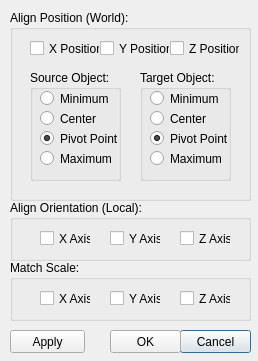
<?xml version="1.0" encoding="UTF-8"?>
<ui version="4.0">
 <class>Dialog_CryMaya_Align_Tool</class>
 <widget class="QDialog" name="Dialog_CryMaya_Align_Tool">
  <property name="windowModality">
   <enum>Qt::ApplicationModal</enum>
  </property>
  <property name="geometry">
   <rect>
    <x>0</x>
    <y>0</y>
    <width>258</width>
    <height>361</height>
   </rect>
  </property>
  <property name="windowTitle">
   <string>CryMaya Align Tool</string>
  </property>
  <widget class="QGroupBox" name="grp_alignPosition">
   <property name="geometry">
    <rect>
     <x>10</x>
     <y>10</y>
     <width>241</width>
     <height>191</height>
    </rect>
   </property>
   <property name="title">
    <string>Align Position (World):</string>
   </property>
   <widget class="QCheckBox" name="chk_pos_xPos">
    <property name="geometry">
     <rect>
      <x>20</x>
      <y>30</y>
      <width>70</width>
      <height>17</height>
     </rect>
    </property>
    <property name="text">
     <string>X Position</string>
    </property>
   </widget>
   <widget class="QCheckBox" name="chk_pos_yPos">
    <property name="geometry">
     <rect>
      <x>90</x>
      <y>30</y>
      <width>70</width>
      <height>17</height>
     </rect>
    </property>
    <property name="text">
     <string>Y Position</string>
    </property>
   </widget>
   <widget class="QCheckBox" name="chk_pos_zPos">
    <property name="geometry">
     <rect>
      <x>160</x>
      <y>30</y>
      <width>70</width>
      <height>17</height>
     </rect>
    </property>
    <property name="text">
     <string>Z Position</string>
    </property>
   </widget>
   <widget class="QGroupBox" name="grp_sourceObject">
    <property name="geometry">
     <rect>
      <x>20</x>
      <y>60</y>
      <width>91</width>
      <height>111</height>
     </rect>
    </property>
    <property name="title">
     <string>Source Object:</string>
    </property>
    <widget class="QRadioButton" name="rb_pos_src_min">
     <property name="geometry">
      <rect>
       <x>10</x>
       <y>20</y>
       <width>82</width>
       <height>17</height>
      </rect>
     </property>
     <property name="text">
      <string>Minimum</string>
     </property>
    </widget>
    <widget class="QRadioButton" name="rb_pos_src_center">
     <property name="geometry">
      <rect>
       <x>10</x>
       <y>40</y>
       <width>82</width>
       <height>17</height>
      </rect>
     </property>
     <property name="text">
      <string>Center</string>
     </property>
    </widget>
    <widget class="QRadioButton" name="rb_pos_src_pivot">
     <property name="geometry">
      <rect>
       <x>10</x>
       <y>60</y>
       <width>82</width>
       <height>17</height>
      </rect>
     </property>
     <property name="text">
      <string>Pivot Point</string>
     </property>
     <property name="checked">
      <bool>true</bool>
     </property>
    </widget>
    <widget class="QRadioButton" name="rb_pos_src_max">
     <property name="geometry">
      <rect>
       <x>10</x>
       <y>80</y>
       <width>82</width>
       <height>17</height>
      </rect>
     </property>
     <property name="text">
      <string>Maximum</string>
     </property>
    </widget>
   </widget>
   <widget class="QGroupBox" name="grp_targetObject">
    <property name="geometry">
     <rect>
      <x>130</x>
      <y>60</y>
      <width>91</width>
      <height>111</height>
     </rect>
    </property>
    <property name="title">
     <string>Target Object:</string>
    </property>
    <widget class="QRadioButton" name="rb_pos_tar_min">
     <property name="geometry">
      <rect>
       <x>10</x>
       <y>20</y>
       <width>82</width>
       <height>17</height>
      </rect>
     </property>
     <property name="text">
      <string>Minimum</string>
     </property>
    </widget>
    <widget class="QRadioButton" name="rb_pos_tar_center">
     <property name="geometry">
      <rect>
       <x>10</x>
       <y>40</y>
       <width>82</width>
       <height>17</height>
      </rect>
     </property>
     <property name="text">
      <string>Center</string>
     </property>
    </widget>
    <widget class="QRadioButton" name="rb_pos_tar_pivot">
     <property name="geometry">
      <rect>
       <x>10</x>
       <y>60</y>
       <width>82</width>
       <height>17</height>
      </rect>
     </property>
     <property name="text">
      <string>Pivot Point</string>
     </property>
     <property name="checked">
      <bool>true</bool>
     </property>
    </widget>
    <widget class="QRadioButton" name="rb_pos_tar_max">
     <property name="geometry">
      <rect>
       <x>10</x>
       <y>80</y>
       <width>82</width>
       <height>17</height>
      </rect>
     </property>
     <property name="text">
      <string>Maximum</string>
     </property>
    </widget>
   </widget>
  </widget>
  <widget class="QGroupBox" name="grp_alignOrientation">
   <property name="geometry">
    <rect>
     <x>10</x>
     <y>200</y>
     <width>241</width>
     <height>61</height>
    </rect>
   </property>
   <property name="title">
    <string>Align Orientation (Local):</string>
   </property>
   <widget class="QCheckBox" name="chk_orient_zAxis">
    <property name="geometry">
     <rect>
      <x>170</x>
      <y>30</y>
      <width>51</width>
      <height>17</height>
     </rect>
    </property>
    <property name="text">
     <string>Z Axis</string>
    </property>
   </widget>
   <widget class="QCheckBox" name="chk_orient_yAxis">
    <property name="geometry">
     <rect>
      <x>100</x>
      <y>30</y>
      <width>51</width>
      <height>17</height>
     </rect>
    </property>
    <property name="text">
     <string>Y Axis</string>
    </property>
   </widget>
   <widget class="QCheckBox" name="chk_orient_xAxis">
    <property name="geometry">
     <rect>
      <x>30</x>
      <y>30</y>
      <width>51</width>
      <height>17</height>
     </rect>
    </property>
    <property name="text">
     <string>X Axis</string>
    </property>
   </widget>
  </widget>
  <widget class="QGroupBox" name="grp_matchScale">
   <property name="geometry">
    <rect>
     <x>10</x>
     <y>260</y>
     <width>241</width>
     <height>61</height>
    </rect>
   </property>
   <property name="title">
    <string>Match Scale:</string>
   </property>
   <widget class="QCheckBox" name="chk_scale_zAxis">
    <property name="geometry">
     <rect>
      <x>170</x>
      <y>30</y>
      <width>51</width>
      <height>17</height>
     </rect>
    </property>
    <property name="text">
     <string>Z Axis</string>
    </property>
   </widget>
   <widget class="QCheckBox" name="chk_scale_yAxis">
    <property name="geometry">
     <rect>
      <x>100</x>
      <y>30</y>
      <width>51</width>
      <height>17</height>
     </rect>
    </property>
    <property name="text">
     <string>Y Axis</string>
    </property>
   </widget>
   <widget class="QCheckBox" name="chk_scale_xAxis">
    <property name="geometry">
     <rect>
      <x>30</x>
      <y>30</y>
      <width>51</width>
      <height>17</height>
     </rect>
    </property>
    <property name="text">
     <string>X Axis</string>
    </property>
   </widget>
  </widget>
  <widget class="QPushButton" name="btn_cancel">
   <property name="geometry">
    <rect>
     <x>180</x>
     <y>330</y>
     <width>71</width>
     <height>23</height>
    </rect>
   </property>
   <property name="text">
    <string>Cancel</string>
   </property>
  </widget>
  <widget class="QPushButton" name="btn_ok">
   <property name="geometry">
    <rect>
     <x>110</x>
     <y>330</y>
     <width>71</width>
     <height>23</height>
    </rect>
   </property>
   <property name="text">
    <string>OK</string>
   </property>
  </widget>
  <widget class="QPushButton" name="btn_apply">
   <property name="geometry">
    <rect>
     <x>10</x>
     <y>330</y>
     <width>75</width>
     <height>23</height>
    </rect>
   </property>
   <property name="text">
    <string>Apply</string>
   </property>
  </widget>
 </widget>
 <resources/>
 <connections/>
</ui>
